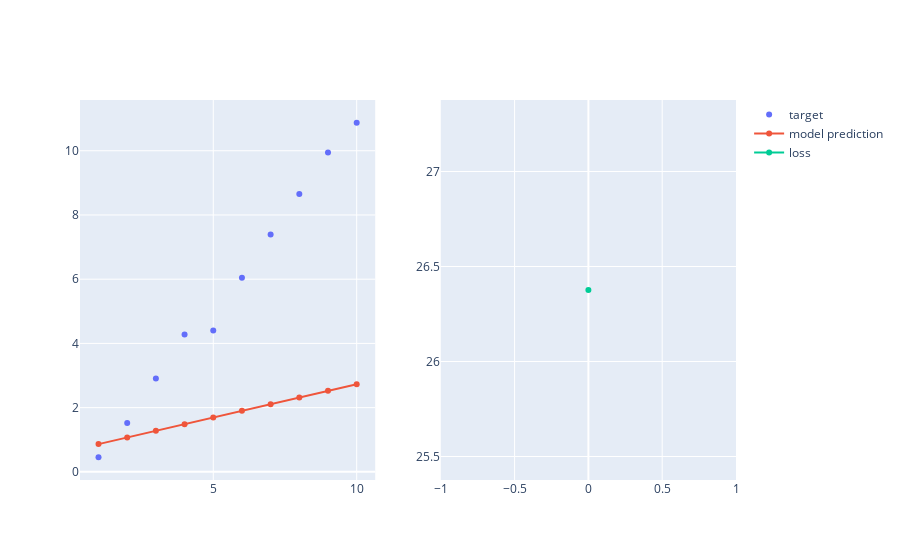
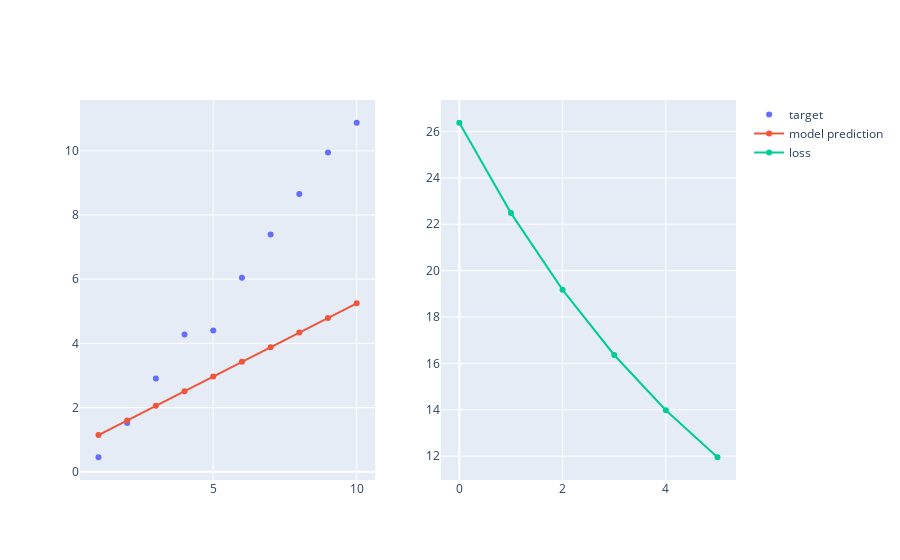
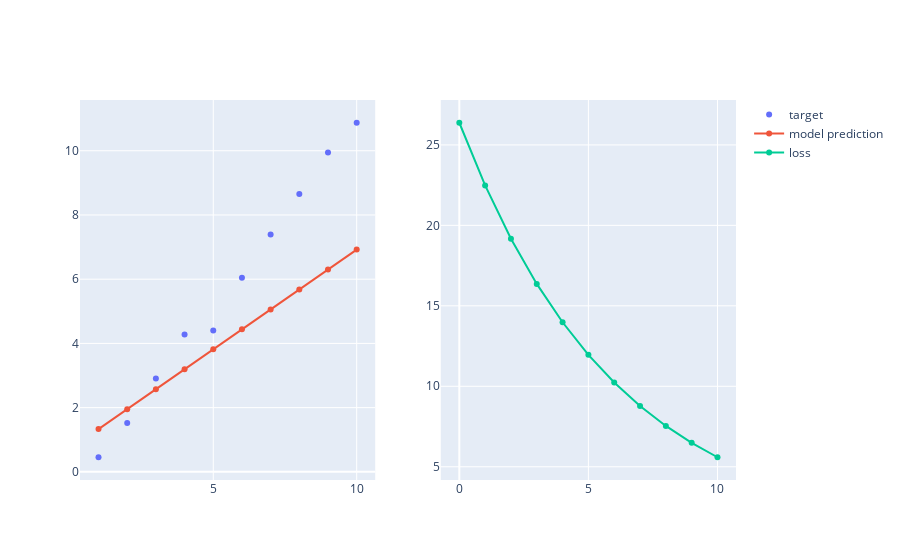
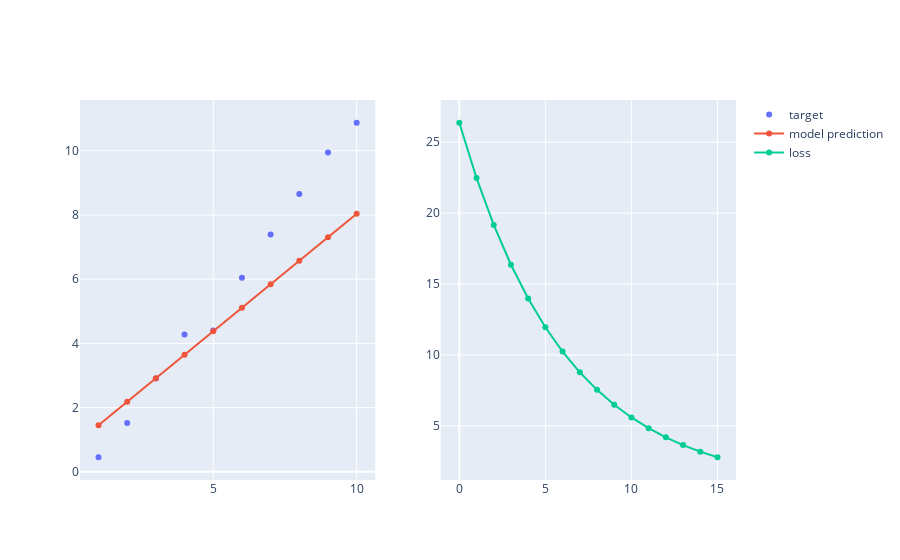

Write notebook code for charts like these, in order.
### Code cell
for i in range(30):
    optimazer.zero_grad()
    y = linear(x)
    diff = loss_function(y, target)
    diff.backward()
    loss_list.append(diff.item())
    optimazer.step()
    if i % 5 == 0:
        f_plot()

### Figure 1 — Plotly figure (JSON) as saved in the notebook; plotly's stock layout.template omitted (floating-point values rounded to 4 significant figures)
{"data": [{"mode": "markers", "name": "target", "type": "scatter", "x": [1, 2, 3, 4, 5, 6, 7, 8, 9, 10], "xaxis": "x", "y": [0.4548, 1.523, 2.907, 4.276, 4.402, 6.048, 7.389, 8.65, 9.949, 10.87], "yaxis": "y"}, {"name": "model prediction", "type": "scatter", "x": [1, 2, 3, 4, 5, 6, 7, 8, 9, 10], "xaxis": "x", "y": [0.8644, 1.072, 1.279, 1.486, 1.694, 1.901, 2.108, 2.315, 2.523, 2.73], "yaxis": "y"}, {"name": "loss", "text": ["26.376394271850586"], "type": "scatter", "x": [0], "xaxis": "x2", "y": [26.38], "yaxis": "y2"}], "layout": {"xaxis": {"anchor": "y", "domain": [0, 0.45]}, "xaxis2": {"anchor": "y2", "domain": [0.55, 1]}, "yaxis": {"anchor": "x", "domain": [0, 1]}, "yaxis2": {"anchor": "x2", "domain": [0, 1]}}}

### Figure 2 — Plotly figure (JSON) as saved in the notebook; plotly's stock layout.template omitted (floating-point values rounded to 4 significant figures)
{"data": [{"mode": "markers", "name": "target", "type": "scatter", "x": [1, 2, 3, 4, 5, 6, 7, 8, 9, 10], "xaxis": "x", "y": [0.4548, 1.523, 2.907, 4.276, 4.402, 6.048, 7.389, 8.65, 9.949, 10.87], "yaxis": "y"}, {"name": "model prediction", "type": "scatter", "x": [1, 2, 3, 4, 5, 6, 7, 8, 9, 10], "xaxis": "x", "y": [1.146, 1.602, 2.057, 2.513, 2.969, 3.425, 3.881, 4.337, 4.793, 5.249], "yaxis": "y"}, {"name": "loss", "text": ["26.376394271850586", "22.480056762695312", "19.171945571899414", "16.36324691772461", "13.978558540344238", "11.953857421875"], "type": "scatter", "x": [0, 1, 2, 3, 4, 5], "xaxis": "x2", "y": [26.38, 22.48, 19.17, 16.36, 13.98, 11.95], "yaxis": "y2"}], "layout": {"xaxis": {"anchor": "y", "domain": [0, 0.45]}, "xaxis2": {"anchor": "y2", "domain": [0.55, 1]}, "yaxis": {"anchor": "x", "domain": [0, 1]}, "yaxis2": {"anchor": "x2", "domain": [0, 1]}}}

### Figure 3 — Plotly figure (JSON) as saved in the notebook; plotly's stock layout.template omitted (floating-point values rounded to 4 significant figures)
{"data": [{"mode": "markers", "name": "target", "type": "scatter", "x": [1, 2, 3, 4, 5, 6, 7, 8, 9, 10], "xaxis": "x", "y": [0.4548, 1.523, 2.907, 4.276, 4.402, 6.048, 7.389, 8.65, 9.949, 10.87], "yaxis": "y"}, {"name": "model prediction", "type": "scatter", "x": [1, 2, 3, 4, 5, 6, 7, 8, 9, 10], "xaxis": "x", "y": [1.331, 1.953, 2.574, 3.195, 3.816, 4.438, 5.059, 5.68, 6.301, 6.923], "yaxis": "y"}, {"name": "loss", "text": ["26.376394271850586", "22.480056762695312", "19.171945571899414", "16.36324691772461", "13.978558540344238", "11.953857421875", "10.234796524047852", "8.775223731994629", "7.535961151123047", "6.4837470054626465", "5.590336799621582"], "type": "scatter", "x": [0, 1, 2, 3, 4, 5, 6, 7, 8, 9, 10], "xaxis": "x2", "y": [26.38, 22.48, 19.17, 16.36, 13.98, 11.95, 10.23, 8.775, 7.536, 6.484, 5.59], "yaxis": "y2"}], "layout": {"xaxis": {"anchor": "y", "domain": [0, 0.45]}, "xaxis2": {"anchor": "y2", "domain": [0.55, 1]}, "yaxis": {"anchor": "x", "domain": [0, 1]}, "yaxis2": {"anchor": "x2", "domain": [0, 1]}}}

### Figure 4 — Plotly figure (JSON) as saved in the notebook; plotly's stock layout.template omitted (floating-point values rounded to 4 significant figures)
{"data": [{"mode": "markers", "name": "target", "type": "scatter", "x": [1, 2, 3, 4, 5, 6, 7, 8, 9, 10], "xaxis": "x", "y": [0.4548, 1.523, 2.907, 4.276, 4.402, 6.048, 7.389, 8.65, 9.949, 10.87], "yaxis": "y"}, {"name": "model prediction", "type": "scatter", "x": [1, 2, 3, 4, 5, 6, 7, 8, 9, 10], "xaxis": "x", "y": [1.454, 2.185, 2.916, 3.647, 4.379, 5.11, 5.841, 6.572, 7.304, 8.035], "yaxis": "y"}, {"name": "loss", "text": ["26.376394271850586", "22.480056762695312", "19.171945571899414", "16.36324691772461", "13.978558540344238", "11.953857421875", "10.234796524047852", "8.775223731994629", "7.535961151123047", "6.4837470054626465", "5.590336799621582", "4.831757545471191", "4.187649726867676", "3.640728712081909", "3.1763224601745605", "2.7819724082946777"], "type": "scatter", "x": [0, 1, 2, 3, 4, 5, 6, 7, 8, 9, 10, 11, 12, 13, 14, 15], "xaxis": "x2", "y": [26.38, 22.48, 19.17, 16.36, 13.98, 11.95, 10.23, 8.775, 7.536, 6.484, 5.59, 4.832, 4.188, 3.641, 3.176, 2.782], "yaxis": "y2"}], "layout": {"xaxis": {"anchor": "y", "domain": [0, 0.45]}, "xaxis2": {"anchor": "y2", "domain": [0.55, 1]}, "yaxis": {"anchor": "x", "domain": [0, 1]}, "yaxis2": {"anchor": "x2", "domain": [0, 1]}}}
